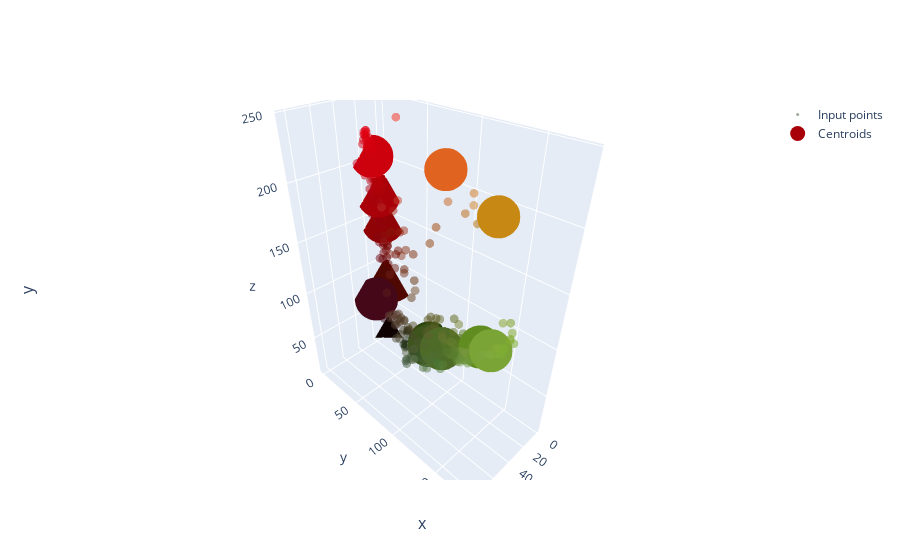
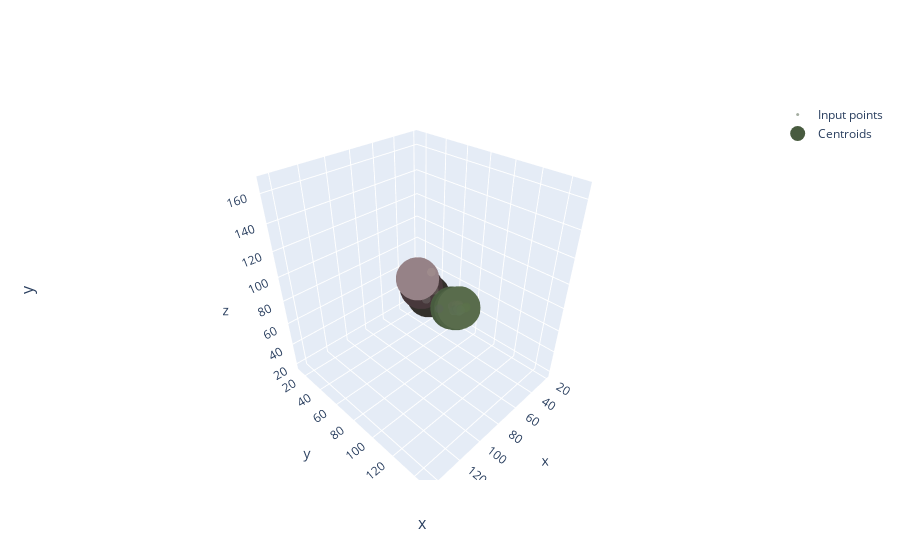
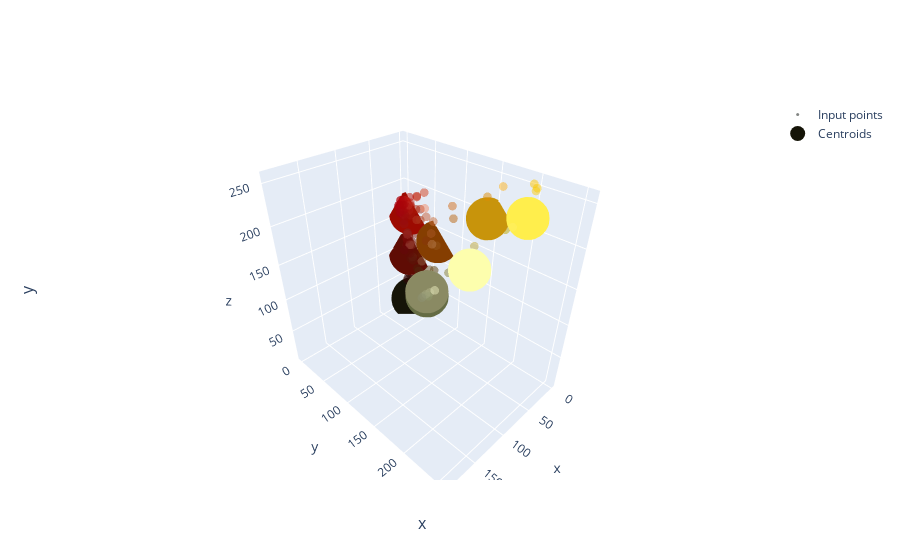
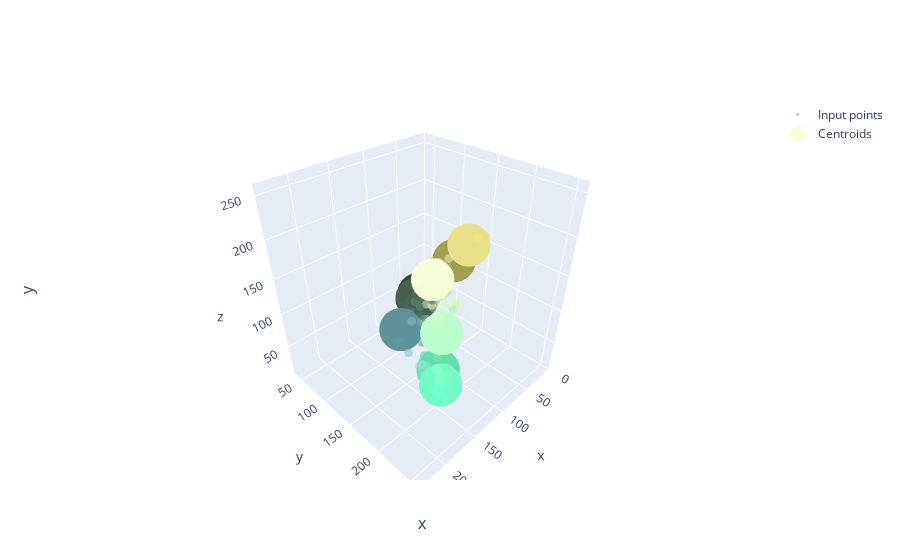

The notebook cell saved with these charts, in order:
### Code cell
# TP2 part2 (proccess result) main script
for photo in nClustersPerPhoto.keys():
    try:
        runAnalysisForPhoto(photo)
    except:
        pass

### Figure 1 — Plotly figure (JSON) as saved in the notebook; plotly's stock layout.template omitted (floating-point values rounded to 4 significant figures; data arrays with more than 128 entries replaced by an {"elided": "..."} marker saying what was removed)
{"data": [{"marker": {"color": {"elided": "672 str values"}, "size": 3}, "mode": "markers", "name": "Input points", "opacity": 0.5, "type": "scatter3d", "x": {"elided": "672 int values"}, "y": {"elided": "672 int values"}, "z": {"elided": "672 int values"}}, {"marker": {"color": ["rgb(168.03098292596488, 1.2961859506864473, 8.59537880712953)", "rgb(123.24117852461436, 164.2960940915649, 53.73630070459392)", "rgb(43.0, 68.0, 12.0)", "rgb(199.0, 136.0, 20.0)", "rgb(60.76654926608531, 84.09923159891568, 29.11635402571947)", "rgb(69.0, 8.0, 24.0)", "rgb(203.7670947119421, 0.8116552701255262, 12.704486873765964)", "rgb(97.0, 140.0, 32.0)", "rgb(224.0, 100.0, 32.0)", "rgb(78.14189029485635, 107.04773342895963, 38.56284600465457)", "rgb(142.95542547036862, 2.8260998310031287, 6.232667832884857)", "rgb(14.0, 2.0, 2.0)", "rgb(80.0, 8.0, 2.0)"], "size": 15}, "mode": "markers", "name": "Centroids", "type": "scatter3d", "x": [8.595, 53.74, 12, 20, 29.12, 24, 12.7, 32, 32, 38.56, 6.233, 2, 2], "y": [1.296, 164.3, 68, 136, 84.1, 8, 0.8117, 140, 100, 107.0, 2.826, 2, 8], "z": [168.0, 123.2, 43, 199, 60.77, 69, 203.8, 97, 224, 78.14, 143.0, 14, 80]}], "layout": {"annotations": [{"font": {"size": 16}, "showarrow": false, "text": "x", "x": 0.5, "xanchor": "center", "xref": "paper", "y": 0, "yanchor": "top", "yref": "paper", "yshift": -30}, {"font": {"size": 16}, "showarrow": false, "text": "y", "textangle": -90, "x": 0, "xanchor": "right", "xref": "paper", "xshift": -40, "y": 0.5, "yanchor": "middle", "yref": "paper"}], "xaxis": {"anchor": "y", "domain": [0, 1]}, "yaxis": {"anchor": "x", "domain": [0, 1]}}}

### Figure 2 — Plotly figure (JSON) as saved in the notebook; plotly's stock layout.template omitted (floating-point values rounded to 4 significant figures; data arrays with more than 128 entries replaced by an {"elided": "..."} marker saying what was removed)
{"data": [{"marker": {"color": {"elided": "384 str values"}, "size": 3}, "mode": "markers", "name": "Input points", "opacity": 0.5, "type": "scatter3d", "x": {"elided": "384 int values"}, "y": {"elided": "384 int values"}, "z": {"elided": "384 int values"}}, {"marker": {"color": ["rgb(72.16104450247555, 90.63758620021065, 62.72927670464344)", "rgb(51.0, 48.0, 43.0)", "rgb(79.02894614939298, 98.86177769047407, 68.46238970835914)", "rgb(89.156993125484, 108.09984778802924, 76.35503698505676)", "rgb(71.0, 56.0, 59.0)", "rgb(150.0, 130.0, 135.0)"], "size": 15}, "mode": "markers", "name": "Centroids", "type": "scatter3d", "x": [62.73, 43, 68.46, 76.36, 59, 135], "y": [90.64, 48, 98.86, 108.1, 56, 130], "z": [72.16, 51, 79.03, 89.16, 71, 150]}], "layout": {"annotations": [{"font": {"size": 16}, "showarrow": false, "text": "x", "x": 0.5, "xanchor": "center", "xref": "paper", "y": 0, "yanchor": "top", "yref": "paper", "yshift": -30}, {"font": {"size": 16}, "showarrow": false, "text": "y", "textangle": -90, "x": 0, "xanchor": "right", "xref": "paper", "xshift": -40, "y": 0.5, "yanchor": "middle", "yref": "paper"}], "xaxis": {"anchor": "y", "domain": [0, 1]}, "yaxis": {"anchor": "x", "domain": [0, 1]}}}

### Figure 3 — Plotly figure (JSON) as saved in the notebook; plotly's stock layout.template omitted (floating-point values rounded to 4 significant figures; data arrays with more than 128 entries replaced by an {"elided": "..."} marker saying what was removed)
{"data": [{"marker": {"color": {"elided": "384 str values"}, "size": 3}, "mode": "markers", "name": "Input points", "opacity": 0.5, "type": "scatter3d", "x": {"elided": "384 int values"}, "y": {"elided": "384 int values"}, "z": {"elided": "384 int values"}}, {"marker": {"color": ["rgb(20.510642674308805, 20.00209329465001, 8.31568279016495)", "rgb(253.0, 254.0, 173.0)", "rgb(157.0, 10.0, 1.0)", "rgb(138.18631184396548, 138.1439237754902, 99.17171306849235)", "rgb(101.0, 108.0, 68.0)", "rgb(200.3898417334153, 147.79698676355076, 11.308643590595656)", "rgb(255.0, 238.0, 76.0)", "rgb(94.6636080430266, 11.890683346047197, 3.977973926082788)", "rgb(55.55551830477442, 61.86517023353565, 20.916552494810336)", "rgb(133.0, 62.0, 1.0)"], "size": 15}, "mode": "markers", "name": "Centroids", "type": "scatter3d", "x": [8.316, 173, 1, 99.17, 68, 11.31, 76, 3.978, 20.92, 1], "y": [20.0, 254, 10, 138.1, 108, 147.8, 238, 11.89, 61.87, 62], "z": [20.51, 253, 157, 138.2, 101, 200.4, 255, 94.66, 55.56, 133]}], "layout": {"annotations": [{"font": {"size": 16}, "showarrow": false, "text": "x", "x": 0.5, "xanchor": "center", "xref": "paper", "y": 0, "yanchor": "top", "yref": "paper", "yshift": -30}, {"font": {"size": 16}, "showarrow": false, "text": "y", "textangle": -90, "x": 0, "xanchor": "right", "xref": "paper", "xshift": -40, "y": 0.5, "yanchor": "middle", "yref": "paper"}], "xaxis": {"anchor": "y", "domain": [0, 1]}, "yaxis": {"anchor": "x", "domain": [0, 1]}}}

### Figure 4 — Plotly figure (JSON) as saved in the notebook; plotly's stock layout.template omitted (floating-point values rounded to 4 significant figures; data arrays with more than 128 entries replaced by an {"elided": "..."} marker saying what was removed)
{"data": [{"marker": {"color": {"elided": "384 str values"}, "size": 3}, "mode": "markers", "name": "Input points", "opacity": 0.5, "type": "scatter3d", "x": {"elided": "384 int values"}, "y": {"elided": "384 int values"}, "z": {"elided": "384 int values"}}, {"marker": {"color": ["rgb(245.0, 254.0, 216.0)", "rgb(57.0, 62.0, 12.0)", "rgb(161.0, 158.0, 80.0)", "rgb(97.0, 222.0, 172.0)", "rgb(73.22795802913511, 94.57528683562187, 77.78279248279658)", "rgb(232.0, 225.0, 139.0)", "rgb(94.0, 145.0, 153.0)", "rgb(185.0, 254.0, 204.0)", "rgb(49.296009854139385, 65.289942299632, 45.770579641709034)", "rgb(116.06960334269802, 249.68357541687732, 198.52631325427402)"], "size": 15}, "mode": "markers", "name": "Centroids", "type": "scatter3d", "x": [216, 12, 80, 172, 77.78, 139, 153, 204, 45.77, 198.5], "y": [254, 62, 158, 222, 94.58, 225, 145, 254, 65.29, 249.7], "z": [245, 57, 161, 97, 73.23, 232, 94, 185, 49.3, 116.1]}], "layout": {"annotations": [{"font": {"size": 16}, "showarrow": false, "text": "x", "x": 0.5, "xanchor": "center", "xref": "paper", "y": 0, "yanchor": "top", "yref": "paper", "yshift": -30}, {"font": {"size": 16}, "showarrow": false, "text": "y", "textangle": -90, "x": 0, "xanchor": "right", "xref": "paper", "xshift": -40, "y": 0.5, "yanchor": "middle", "yref": "paper"}], "xaxis": {"anchor": "y", "domain": [0, 1]}, "yaxis": {"anchor": "x", "domain": [0, 1]}}}
